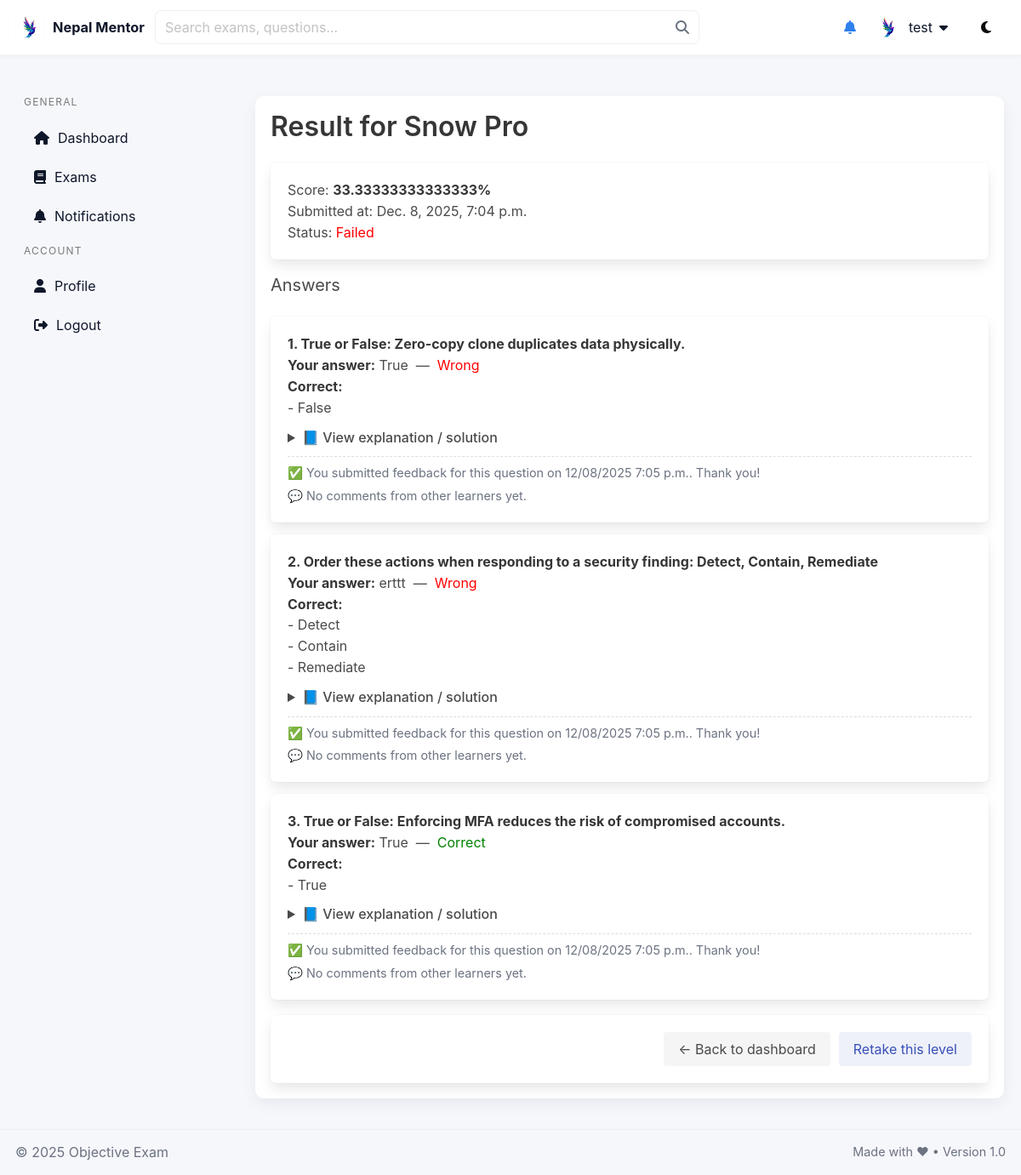
The app's page /quiz/exam/59/result/ (signed in) with its own data.
### quiz/models.py (models this page shows, shortened)
class UserExam(models.Model):
    user = models.ForeignKey(User, on_delete=models.CASCADE)
    exam = models.ForeignKey(Exam, on_delete=models.CASCADE)
    started_at = models.DateTimeField(auto_now_add=True)
    submitted_at = models.DateTimeField(null=True, blank=True)
    score = models.FloatField(null=True, blank=True)
    question_order = models.JSONField(null=True, blank=True)
    current_index = models.IntegerField(default=0)
    passed = models.BooleanField(null=True, blank=True, help_text='True if this attempt passed according to exam.passing_score')

class Exam(models.Model):
    title = models.CharField(max_length=255)
    category = models.ForeignKey(Category, on_delete=models.SET_NULL, null=True, blank=True)
    categories = models.ManyToManyField(Category, blank=True, related_name='exams')
    question_count = models.PositiveIntegerField(default=10)
    duration_seconds = models.PositiveIntegerField()
    is_published = models.BooleanField(default=False)
    level = models.PositiveIntegerField(
        default=1,
        help_text='Progression level for this exam (1 = beginner).'
    )
    passing_score = models.FloatField(
        default=50.0,
        help_text='Percentage required to pass (0-100).'
    )
    prerequisite_exams = models.ManyToManyField(
        'self',
        blank=True,
        symmetrical=False,
        related_name='dependent_exams',
        help_text='If set, user must pass these exams before taking this exam.'
    )

class UserAnswer(models.Model):
    user_exam = models.ForeignKey(UserExam, on_delete=models.CASCADE, related_name='answers')
    question = models.ForeignKey(Question, on_delete=models.CASCADE)
    choice = models.ForeignKey(Choice, on_delete=models.CASCADE, null=True, blank=True)
    is_correct = models.BooleanField(null=True, blank=True)
    selections = models.JSONField(null=True, blank=True, help_text='For multi/match/order store user selections')
    raw_answer = models.TextField(null=True, blank=True)

class Question(models.Model):
    SINGLE = 'single'
    MULTI = 'multi'
    TRUE_FALSE = 'tf'
    DROPDOWN = 'dropdown'
    FILL_BLANK = 'fill'
    NUMERIC = 'numeric'
    MATCHING = 'match'
    ORDERING = 'order'
    QUESTION_TYPES = [
        (SINGLE, 'Single choice'),
        (MULTI, 'Multiple choice'),
        (TRUE_FALSE, 'True/False'),
        (DROPDOWN, 'Dropdown'),
        (FILL_BLANK, 'Fill in the blank'),
        (NUMERIC, 'Numeric answer'),
        (MATCHING, 'Matching (pair)'),
        (ORDERING, 'Ordering'),
    ]
    EASY = 'easy'
    MEDIUM = 'medium'
    HARD = 'hard'
    DIFFICULTY_CHOICES = [(EASY,'Easy'),(MEDIUM,'Medium'),(HARD,'Hard')]
    category = models.ForeignKey(
        Category,
        on_delete=models.CASCADE,
        related_name='questions',
        null=True,
        blank=True
    )
    text = models.TextField()
    question_type = models.CharField(
        max_length=20,
        choices=QUESTION_TYPES,
        default=SINGLE
    )
    difficulty = models.CharField(
        max_length=10,
        choices=DIFFICULTY_CHOICES,
        default=MEDIUM
    )
    explanation = models.TextField(
        blank=True,
        null=True,
        help_text='Optional detailed explanation or solution shown on the result page.'
    )
    correct_text = models.TextField(
        blank=True,
        null=True,
        help_text='Correct text for fill-in'
    )
    numeric_answer = models.FloatField(
        blank=True,
        null=True,
        help_text='Numeric correct answer'
    )
    numeric_tolerance = models.FloatField(
        default=0.0,
        help_text='Tolerance for numeric answer'
    )
    matching_pairs = models.JSONField(
        blank=True,
        null=True,
        help_text='List of {"left":"A","right":"1"}'
    )
    ordering_items = models.JSONField(
        blank=True,
        null=True,
        help_text='List of canonical ordering items'
    )

class Choice(models.Model):
    question = models.ForeignKey(Question, on_delete=models.CASCADE, related_name='choices')
    text = models.CharField(max_length=500)
    is_correct = models.BooleanField(default=False)
    order = models.IntegerField(default=0)

class QuestionFeedback(models.Model):
    STATUS_NEW = 'new'
    STATUS_REVIEWED = 'reviewed'
    STATUS_RESOLVED = 'resolved'
    STATUS_CHOICES = [
        (STATUS_NEW, 'New'),
        (STATUS_REVIEWED, 'Reviewed'),
        (STATUS_RESOLVED, 'Resolved'),
    ]
    user = models.ForeignKey(
        User,
        on_delete=models.CASCADE,
        related_name='question_feedbacks'
    )
    question = models.ForeignKey(
        Question,
        on_delete=models.CASCADE,
        related_name='feedbacks'
    )
    user_exam = models.ForeignKey(
        'UserExam',
        on_delete=models.SET_NULL,
        null=True,
        blank=True,
        related_name='question_feedbacks'
    )
    comment = models.TextField(blank=True)
    is_answer_incorrect = models.BooleanField(default=False)
    created_at = models.DateTimeField(auto_now_add=True)
    status = models.CharField(
        max_length=20,
        choices=STATUS_CHOICES,
        default=STATUS_NEW
    )
    staff_note = models.TextField(blank=True)

### quiz/views.py (the view, shortened to what this page needs)
# urls.py: path("exam/<int:user_exam_id>/result/", views.exam_result, name="exam_result"),
@login_required
def exam_result(request, user_exam_id):
    ue = get_object_or_404(UserExam, pk=user_exam_id, user=request.user)
    answers = list(ue.answers.select_related('question', 'choice'))
    feedback_qs = QuestionFeedback.objects.filter(user=request.user, user_exam=ue)
    feedback_map = {fb.question_id: fb for fb in feedback_qs}
    question_ids = [a.question_id for a in answers]
    other_feedback_qs = (
        QuestionFeedback.objects
        .filter(question_id__in=question_ids)
        .exclude(user=request.user)
        .select_related('user')
        .order_by('-created_at')
    )
    comments_map = {}
    for fb in other_feedback_qs:
        comments_map.setdefault(fb.question_id, []).append(fb)
    return render(
        request,
        'quiz/result.html',
        {
            'user_exam': ue,
            'answers': answers,
            'feedback_map': feedback_map,
            'comments_map': comments_map,   # 👈 NEW
        }
    )

### templates/quiz/result.html (shortened to what this page needs)
{% extends 'quiz/base.html' %}
{% load dict_extras %}
{% block content %}
<h2 class="title">Result for {{ user_exam.exam.title }}</h2>
<div class="box" style="margin-bottom:18px;">
  <p>Score: <strong>{{ user_exam.score }}%</strong></p>
  <p>Submitted at: {{ user_exam.submitted_at }}</p>
  <p>
    Status:
    {% if user_exam.passed %}
      <span style="color:green">Passed</span>
    {% else %}
      <span style="color:red">Failed</span>
    {% endif %}
  </p>
</div>
<h3 class="subtitle">Answers</h3>
{% for ans in answers %}
  <div class="box" style="margin-bottom:14px;">
    <p><strong>{{ forloop.counter }}. {{ ans.question.text }}</strong></p>
    <p><strong>Your answer:</strong>
      {% if ans.choice %}
        {{ ans.choice.text }}
      {% endif %}
      {% if not ans.choice and not ans.selections and ans.raw_answer %}
        {{ ans.raw_answer }}
      {% endif %}
      &nbsp;—&nbsp;
      {% if ans.is_correct %}
        <span style="color:green">Correct</span>
      {% else %}
        <span style="color:red">Wrong</span>
      {% endif %}
    </p>
    <p><strong>Correct:</strong></p>
    <div>
      {% if ans.question.question_type == 'single' or ans.question.question_type == 'dropdown' or ans.question.question_type == 'tf' or ans.question.question_type == 'multi' %}
        {% for c in ans.question.choices.all %}
          {% if c.is_correct %}
            <div>- {{ c.text }}</div>
          {% endif %}
        {% endfor %}
      {% endif %}
      {% if ans.question.question_type == 'order' %}
        {% for item in ans.question.ordering_items %}
          <div>- {{ item }}</div>
        {% endfor %}
      {% endif %}
    </div>
    <details style="margin-top:10px;">
      <summary style="cursor:pointer; font-weight:500;">
        📘 View explanation / solution
      </summary>
    </details>
    <div style="margin-top:10px; border-top:1px dashed #ddd; padding-top:8px;">
      {% with fb=feedback_map|dict_get:ans.question.id %}
        {% if fb %}
          <p class="small-muted">
            ✅ You submitted feedback for this question on
            {{ fb.created_at|date:"SHORT_DATETIME_FORMAT" }}.
            Thank you!
          </p>
        {% endif %}
      {% endwith %}
      {% with others=comments_map|dict_get:ans.question.id %}
        {% if others %}
          <details style="margin-top:6px;">
            <summary style="cursor:pointer; font-size:0.9rem;">
              💬 View {{ others|length }} comment(s) from other learners
            </summary>
            <ul class="small-muted" style="margin-top:4px; margin-left:1.2rem;">
              {% for fb in others %}
                <li style="margin-bottom:4px;">
                  {{ fb.comment|linebreaksbr }}
                  <br>
                  <span class="small-muted">
                    — {{ fb.user.username }}, {{ fb.created_at|date:"SHORT_DATETIME_FORMAT" }}
                  </span>
                </li>
              {% endfor %}
            </ul>
          </details>
        {% else %}
          <p class="small-muted" style="margin-top:4px;">
            💬 No comments from other learners yet.
          </p>
        {% endif %}
      {% endwith %}
    </div>
  </div>
{% endfor %}
<div class="box"
     style="margin-top:18px; display:flex; gap:10px; justify-content:flex-end; flex-wrap:wrap;">
  <a href="{% url 'quiz:student_dashboard' %}" class="button is-light">
    ← Back to dashboard
  </a>
  <a href="{% url 'quiz:exam_start' user_exam.exam.id %}" class="button is-link is-light">
    Retake this level
  </a>
</div>
{% endblock %}

### templates/quiz/base.html (shortened to what this page needs)
{% load static %}
<!doctype html>
<html lang="en">
<head>
  <link rel="stylesheet" href="https://cdn.jsdelivr.net/npm/bulma@0.9.4/css/bulma.min.css">
  <link rel="stylesheet" href="https://cdnjs.cloudflare.com/ajax/libs/font-awesome/6.5.0/css/all.min.css">
  <link rel="stylesheet" href="{% static 'css/theme.css' %}">
</head>
<body {% if request.COOKIES.darkmode == '1' %} data-theme="dark"{% endif %}>
  <div id="app" class="app-layout">
    <header class="site-header">
      <div class="container header-inner">
        <div class="header-left">
          <a class="brand" href="{% url 'quiz:dashboard' %}">
            <img src="{% static 'images/logo.jpg' %}" alt="logo" class="brand-logo">
            <span class="brand-text">Nepal Mentor</span>
          </a>
          <form action="{% url 'quiz:exam_list' %}" method="get" class="header-search">
            <input class="input" name="q" placeholder="Search exams, questions...">
            <button class="button is-white search-btn" type="submit">
              <i class="fa fa-search"></i>
            </button>
          </form>
        </div>
        <div class="header-right">
          <a href="{% url 'quiz:notifications_list' %}" class="icon-btn" title="Notifications">
            <i class="fa fa-bell"></i>
          </a>
          {% if user.is_authenticated %}
          <div class="user-dropdown">
            <div class="user-toggle">
              <img src="{% static 'images/logo.jpg' %}" class="avatar">
              <span class="username is-hidden-mobile">{{ user.username }}</span>
              <i class="fa fa-caret-down"></i>
            </div>
          </div>
          {% endif %}
          <button id="theme-toggle" class="button is-white" title="Toggle theme">
            <i class="fa fa-moon"></i>
          </button>
        </div>
      </div>
    </header>
    <div class="container main-area" role="main">
      <aside id="site-sidebar" class="site-sidebar" aria-label="Primary navigation">
        <nav class="menu">
          <p class="menu-label">General</p>
          <ul class="menu-list">
            <li><a href="{% url 'quiz:dashboard' %}"><i class="fa fa-home"></i> Dashboard</a></li>
            <li><a href="{% url 'quiz:exam_list' %}"><i class="fa fa-book"></i> Exams</a></li>
            <li><a href="{% url 'quiz:notifications_list' %}"><i class="fa fa-bell"></i> Notifications
            </a></li>
          </ul>
          <p class="menu-label">Account</p>
          <ul class="menu-list">
            <li><a href="{% url 'quiz:profile' %}"><i class="fa fa-user"></i> Profile</a></li>
            <li>
              <a href="#" onclick="event.preventDefault(); document.getElementById('logout-form').submit();">
                <i class="fa fa-right-from-bracket"></i> Logout
              </a>
            </li>
          </ul>
        </nav>
      </aside>
      <main class="site-content" style="min-width:0;">
        <div class="page-body">{% block content %}{% endblock %}</div>
      </main>
    </div>
    <footer class="site-footer" role="contentinfo">
      <div class="footer-inner" style="max-width:1200px; margin:0 auto;">
        <div>© {% now "Y" %} Objective Exam</div>
        <div class="small-muted">Made with ♥ • Version 1.0</div>
      </div>
    </footer>
  </div>
</body>
</html>

### records on screen
UserExam: exam "Snow Pro", score "33.33333333333333", submitted_at "Dec. 8, 2025, 7:04 p.m."
UserAnswer: question.text "True or False: Zero-copy clone duplicates data physically.", choice.text "True", shows "Wrong"
Choice: text "False"
QuestionFeedback: created_at "12/08/2025 7:05 p.m."
UserAnswer: question.text "Order these actions when responding to a security finding: Detect, Contain, Remediate", raw_answer "erttt", shows "Wrong", ordering_items "Detect" "Contain" "Remediate"
QuestionFeedback: created_at "12/08/2025 7:05 p.m."
UserAnswer: question.text "True or False: Enforcing MFA reduces the risk of compromised accounts.", choice.text "True", is_correct "Correct"
Choice: text "True"
QuestionFeedback: created_at "12/08/2025 7:05 p.m."

### other values on screen
{{ user.username }} "test"
